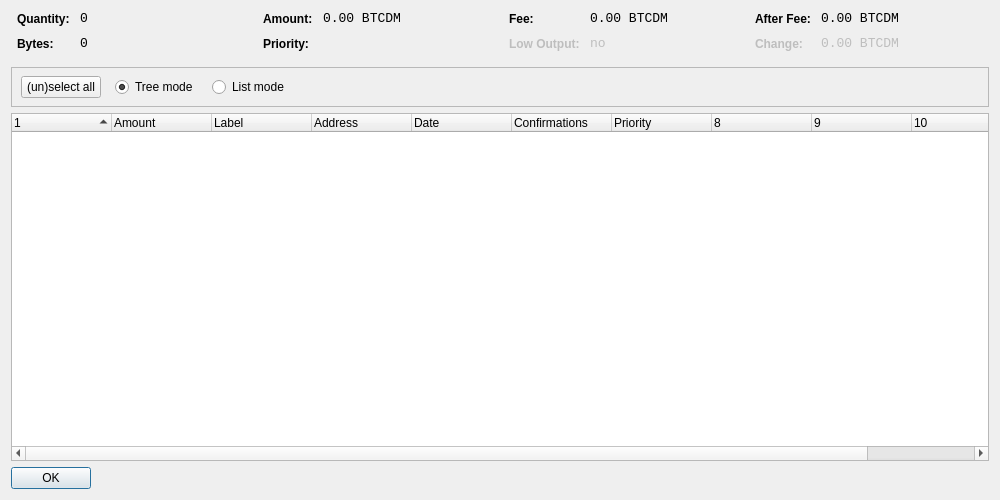
<?xml version="1.0" encoding="UTF-8"?>
<ui version="4.0">
 <class>CoinControlDialog</class>
 <widget class="QDialog" name="CoinControlDialog">
  <property name="geometry">
   <rect>
    <x>0</x>
    <y>0</y>
    <width>1000</width>
    <height>500</height>
   </rect>
  </property>
  <property name="windowTitle">
   <string>Coin Control</string>
  </property>
  <layout class="QVBoxLayout" name="verticalLayout">
   <item>
    <layout class="QHBoxLayout" name="horizontalLayoutTop" stretch="0,0,0,0">
     <property name="topMargin">
      <number>0</number>
     </property>
     <property name="bottomMargin">
      <number>10</number>
     </property>
     <item>
      <layout class="QFormLayout" name="formLayoutCoinControl1">
       <property name="horizontalSpacing">
        <number>10</number>
       </property>
       <property name="verticalSpacing">
        <number>10</number>
       </property>
       <property name="leftMargin">
        <number>6</number>
       </property>
       <property name="rightMargin">
        <number>6</number>
       </property>
       <item row="0" column="0">
        <widget class="QLabel" name="labelCoinControlQuantityText">
         <property name="styleSheet">
          <string notr="true">font-weight:bold;</string>
         </property>
         <property name="text">
          <string>Quantity:</string>
         </property>
        </widget>
       </item>
       <item row="0" column="1">
        <widget class="QLabel" name="labelCoinControlQuantity">
         <property name="font">
          <font>
           <family>Monospace</family>
           <pointsize>10</pointsize>
          </font>
         </property>
         <property name="cursor">
          <cursorShape>IBeamCursor</cursorShape>
         </property>
         <property name="contextMenuPolicy">
          <enum>Qt::ActionsContextMenu</enum>
         </property>
         <property name="text">
          <string notr="true">0</string>
         </property>
         <property name="textInteractionFlags">
          <set>Qt::LinksAccessibleByMouse|Qt::TextSelectableByKeyboard|Qt::TextSelectableByMouse</set>
         </property>
        </widget>
       </item>
       <item row="1" column="0">
        <widget class="QLabel" name="labelCoinControlBytesText">
         <property name="styleSheet">
          <string notr="true">font-weight:bold;</string>
         </property>
         <property name="text">
          <string>Bytes:</string>
         </property>
        </widget>
       </item>
       <item row="1" column="1">
        <widget class="QLabel" name="labelCoinControlBytes">
         <property name="font">
          <font>
           <family>Monospace</family>
           <pointsize>10</pointsize>
          </font>
         </property>
         <property name="cursor">
          <cursorShape>IBeamCursor</cursorShape>
         </property>
         <property name="contextMenuPolicy">
          <enum>Qt::ActionsContextMenu</enum>
         </property>
         <property name="text">
          <string notr="true">0</string>
         </property>
         <property name="textInteractionFlags">
          <set>Qt::LinksAccessibleByMouse|Qt::TextSelectableByKeyboard|Qt::TextSelectableByMouse</set>
         </property>
        </widget>
       </item>
      </layout>
     </item>
     <item>
      <layout class="QFormLayout" name="formLayoutCoinControl2">
       <property name="horizontalSpacing">
        <number>10</number>
       </property>
       <property name="verticalSpacing">
        <number>10</number>
       </property>
       <property name="leftMargin">
        <number>6</number>
       </property>
       <property name="rightMargin">
        <number>6</number>
       </property>
       <item row="0" column="0">
        <widget class="QLabel" name="labelCoinControlAmountText">
         <property name="styleSheet">
          <string notr="true">font-weight:bold;</string>
         </property>
         <property name="text">
          <string>Amount:</string>
         </property>
        </widget>
       </item>
       <item row="0" column="1">
        <widget class="QLabel" name="labelCoinControlAmount">
         <property name="font">
          <font>
           <family>Monospace</family>
           <pointsize>10</pointsize>
          </font>
         </property>
         <property name="cursor">
          <cursorShape>IBeamCursor</cursorShape>
         </property>
         <property name="contextMenuPolicy">
          <enum>Qt::ActionsContextMenu</enum>
         </property>
         <property name="text">
          <string notr="true">0.00 BTCDM</string>
         </property>
         <property name="textInteractionFlags">
          <set>Qt::LinksAccessibleByMouse|Qt::TextSelectableByKeyboard|Qt::TextSelectableByMouse</set>
         </property>
        </widget>
       </item>
       <item row="1" column="0">
        <widget class="QLabel" name="labelCoinControlPriorityText">
         <property name="styleSheet">
          <string notr="true">font-weight:bold;</string>
         </property>
         <property name="text">
          <string>Priority:</string>
         </property>
        </widget>
       </item>
       <item row="1" column="1">
        <widget class="QLabel" name="labelCoinControlPriority">
         <property name="font">
          <font>
           <family>Monospace</family>
           <pointsize>10</pointsize>
          </font>
         </property>
         <property name="cursor">
          <cursorShape>IBeamCursor</cursorShape>
         </property>
         <property name="contextMenuPolicy">
          <enum>Qt::ActionsContextMenu</enum>
         </property>
         <property name="text">
          <string/>
         </property>
         <property name="textInteractionFlags">
          <set>Qt::LinksAccessibleByMouse|Qt::TextSelectableByKeyboard|Qt::TextSelectableByMouse</set>
         </property>
        </widget>
       </item>
      </layout>
     </item>
     <item>
      <layout class="QFormLayout" name="formLayoutCoinControl3">
       <property name="horizontalSpacing">
        <number>10</number>
       </property>
       <property name="verticalSpacing">
        <number>10</number>
       </property>
       <property name="leftMargin">
        <number>6</number>
       </property>
       <property name="rightMargin">
        <number>6</number>
       </property>
       <item row="0" column="0">
        <widget class="QLabel" name="labelCoinControlFeeText">
         <property name="styleSheet">
          <string notr="true">font-weight:bold;</string>
         </property>
         <property name="text">
          <string>Fee:</string>
         </property>
        </widget>
       </item>
       <item row="0" column="1">
        <widget class="QLabel" name="labelCoinControlFee">
         <property name="font">
          <font>
           <family>Monospace</family>
           <pointsize>10</pointsize>
          </font>
         </property>
         <property name="cursor">
          <cursorShape>IBeamCursor</cursorShape>
         </property>
         <property name="contextMenuPolicy">
          <enum>Qt::ActionsContextMenu</enum>
         </property>
         <property name="text">
          <string notr="true">0.00 BTCDM</string>
         </property>
         <property name="textInteractionFlags">
          <set>Qt::LinksAccessibleByMouse|Qt::TextSelectableByKeyboard|Qt::TextSelectableByMouse</set>
         </property>
        </widget>
       </item>
       <item row="1" column="0">
        <widget class="QLabel" name="labelCoinControlLowOutputText">
         <property name="enabled">
          <bool>false</bool>
         </property>
         <property name="styleSheet">
          <string notr="true">font-weight:bold;</string>
         </property>
         <property name="text">
          <string>Low Output:</string>
         </property>
        </widget>
       </item>
       <item row="1" column="1">
        <widget class="QLabel" name="labelCoinControlLowOutput">
         <property name="enabled">
          <bool>false</bool>
         </property>
         <property name="font">
          <font>
           <family>Monospace</family>
           <pointsize>10</pointsize>
          </font>
         </property>
         <property name="cursor">
          <cursorShape>IBeamCursor</cursorShape>
         </property>
         <property name="contextMenuPolicy">
          <enum>Qt::ActionsContextMenu</enum>
         </property>
         <property name="text">
          <string notr="true">no</string>
         </property>
         <property name="textInteractionFlags">
          <set>Qt::LinksAccessibleByMouse|Qt::TextSelectableByKeyboard|Qt::TextSelectableByMouse</set>
         </property>
        </widget>
       </item>
      </layout>
     </item>
     <item>
      <layout class="QFormLayout" name="formLayoutCoinControl4">
       <property name="horizontalSpacing">
        <number>10</number>
       </property>
       <property name="verticalSpacing">
        <number>10</number>
       </property>
       <property name="leftMargin">
        <number>6</number>
       </property>
       <property name="rightMargin">
        <number>6</number>
       </property>
       <item row="0" column="0">
        <widget class="QLabel" name="labelCoinControlAfterFeeText">
         <property name="styleSheet">
          <string notr="true">font-weight:bold;</string>
         </property>
         <property name="text">
          <string>After Fee:</string>
         </property>
        </widget>
       </item>
       <item row="0" column="1">
        <widget class="QLabel" name="labelCoinControlAfterFee">
         <property name="font">
          <font>
           <family>Monospace</family>
           <pointsize>10</pointsize>
          </font>
         </property>
         <property name="cursor">
          <cursorShape>IBeamCursor</cursorShape>
         </property>
         <property name="contextMenuPolicy">
          <enum>Qt::ActionsContextMenu</enum>
         </property>
         <property name="text">
          <string notr="true">0.00 BTCDM</string>
         </property>
         <property name="textInteractionFlags">
          <set>Qt::LinksAccessibleByMouse|Qt::TextSelectableByKeyboard|Qt::TextSelectableByMouse</set>
         </property>
        </widget>
       </item>
       <item row="1" column="0">
        <widget class="QLabel" name="labelCoinControlChangeText">
         <property name="enabled">
          <bool>false</bool>
         </property>
         <property name="styleSheet">
          <string notr="true">font-weight:bold;</string>
         </property>
         <property name="text">
          <string>Change:</string>
         </property>
        </widget>
       </item>
       <item row="1" column="1">
        <widget class="QLabel" name="labelCoinControlChange">
         <property name="enabled">
          <bool>false</bool>
         </property>
         <property name="font">
          <font>
           <family>Monospace</family>
           <pointsize>10</pointsize>
          </font>
         </property>
         <property name="cursor">
          <cursorShape>IBeamCursor</cursorShape>
         </property>
         <property name="contextMenuPolicy">
          <enum>Qt::ActionsContextMenu</enum>
         </property>
         <property name="text">
          <string notr="true">0.00 BTCDM</string>
         </property>
         <property name="textInteractionFlags">
          <set>Qt::LinksAccessibleByMouse|Qt::TextSelectableByKeyboard|Qt::TextSelectableByMouse</set>
         </property>
        </widget>
       </item>
      </layout>
     </item>
    </layout>
   </item>
   <item>
    <widget class="QFrame" name="frame">
     <property name="minimumSize">
      <size>
       <width>0</width>
       <height>40</height>
      </size>
     </property>
     <property name="frameShape">
      <enum>QFrame::StyledPanel</enum>
     </property>
     <property name="frameShadow">
      <enum>QFrame::Sunken</enum>
     </property>
     <widget class="QWidget" name="horizontalLayoutWidget">
      <property name="geometry">
       <rect>
        <x>10</x>
        <y>0</y>
        <width>781</width>
        <height>41</height>
       </rect>
      </property>
      <layout class="QHBoxLayout" name="horizontalLayoutPanel" stretch="0,0,0,0,0">
       <property name="spacing">
        <number>14</number>
       </property>
       <item>
        <widget class="QPushButton" name="pushButtonSelectAll">
         <property name="sizePolicy">
          <sizepolicy hsizetype="Maximum" vsizetype="Fixed">
           <horstretch>0</horstretch>
           <verstretch>0</verstretch>
          </sizepolicy>
         </property>
         <property name="text">
          <string>(un)select all</string>
         </property>
        </widget>
       </item>
       <item>
        <widget class="QRadioButton" name="radioTreeMode">
         <property name="sizePolicy">
          <sizepolicy hsizetype="Maximum" vsizetype="Fixed">
           <horstretch>0</horstretch>
           <verstretch>0</verstretch>
          </sizepolicy>
         </property>
         <property name="text">
          <string>Tree mode</string>
         </property>
         <property name="checked">
          <bool>true</bool>
         </property>
        </widget>
       </item>
       <item>
        <widget class="QRadioButton" name="radioListMode">
         <property name="sizePolicy">
          <sizepolicy hsizetype="Maximum" vsizetype="Fixed">
           <horstretch>0</horstretch>
           <verstretch>0</verstretch>
          </sizepolicy>
         </property>
         <property name="text">
          <string>List mode</string>
         </property>
        </widget>
       </item>
       <item>
        <spacer name="horizontalSpacer">
         <property name="orientation">
          <enum>Qt::Horizontal</enum>
         </property>
         <property name="sizeHint" stdset="0">
          <size>
           <width>40</width>
           <height>20</height>
          </size>
         </property>
        </spacer>
       </item>
      </layout>
     </widget>
    </widget>
   </item>
   <item>
    <widget class="CoinControlTreeWidget" name="treeWidget">
     <property name="contextMenuPolicy">
      <enum>Qt::CustomContextMenu</enum>
     </property>
     <property name="sortingEnabled">
      <bool>false</bool>
     </property>
     <property name="columnCount">
      <number>11</number>
     </property>
     <attribute name="headerShowSortIndicator" stdset="0">
      <bool>true</bool>
     </attribute>
     <attribute name="headerStretchLastSection">
      <bool>false</bool>
     </attribute>
     <column>
      <property name="text">
       <string/>
      </property>
     </column>
     <column>
      <property name="text">
       <string>Amount</string>
      </property>
     </column>
     <column>
      <property name="text">
       <string>Label</string>
      </property>
     </column>
     <column>
      <property name="text">
       <string>Address</string>
      </property>
     </column>
     <column>
      <property name="text">
       <string>Date</string>
      </property>
     </column>
     <column>
      <property name="text">
       <string>Confirmations</string>
      </property>
      <property name="toolTip">
       <string>Confirmed</string>
      </property>
     </column>
     <column>
      <property name="text">
       <string>Priority</string>
      </property>
     </column>
     <column>
      <property name="text">
       <string/>
      </property>
     </column>
     <column>
      <property name="text">
       <string/>
      </property>
     </column>
     <column>
      <property name="text">
       <string/>
      </property>
     </column>
     <column>
      <property name="text">
       <string/>
      </property>
     </column>
    </widget>
   </item>
   <item>
    <widget class="QDialogButtonBox" name="buttonBox">
     <property name="sizePolicy">
      <sizepolicy hsizetype="Maximum" vsizetype="Fixed">
       <horstretch>0</horstretch>
       <verstretch>0</verstretch>
      </sizepolicy>
     </property>
     <property name="orientation">
      <enum>Qt::Horizontal</enum>
     </property>
     <property name="standardButtons">
      <set>QDialogButtonBox::Ok</set>
     </property>
    </widget>
   </item>
  </layout>
 </widget>
 <customwidgets>
  <customwidget>
   <class>CoinControlTreeWidget</class>
   <extends>QTreeWidget</extends>
   <header>coincontroltreewidget.h</header>
  </customwidget>
 </customwidgets>
 <resources/>
 <connections/>
</ui>
